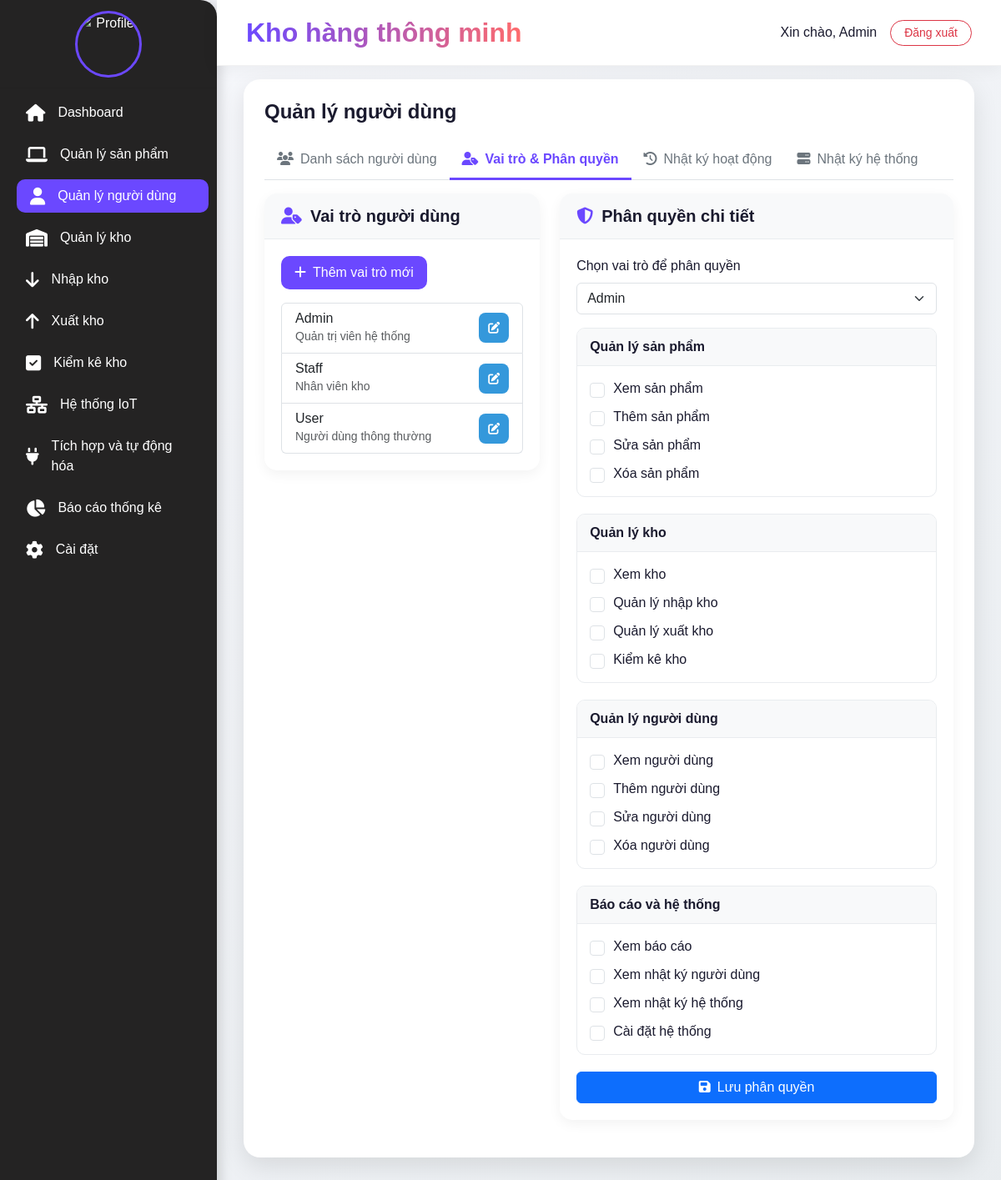
The app's page /admin.php?option=nhanvien&tab=roles (signed in) with its own data.
### tables this page shows
CREATE TABLE `roles` (
  `role_id` int(11) NOT NULL,
  `role_name` varchar(50) NOT NULL,
  `description` text DEFAULT NULL,
  `created_at` timestamp NOT NULL DEFAULT current_timestamp()
);

### controllers/nguoidung_controller.php (called while the page is built, shortened)
<?php
$stmt = $pdo->query("SELECT * FROM roles ORDER BY role_id");
$roles = $stmt->fetchAll();
$active_tab = isset($_GET['tab']) ? $_GET['tab'] : 'users';
?>

### views/nguoidung.php (the view, shortened to what this page needs)
<?php
    include 'controllers/nguoidung_controller.php';
?>
<div class="container-fluid">
    <div class="function-container">
        <h1 class="page-title">Quản lý người dùng</h1>
        <ul class="nav nav-tabs mb-3" id="userTabs">
            <li class="nav-item">
                <a class="nav-link <?php echo $active_tab == 'users' ? 'active' : ''; ?>" href="?option=nhanvien&tab=users">
                    <i class="fas fa-users me-2"></i>Danh sách người dùng
                </a>
            </li>
            <li class="nav-item">
                <a class="nav-link <?php echo $active_tab == 'roles' ? 'active' : ''; ?>" href="?option=nhanvien&tab=roles">
                    <i class="fas fa-user-tag me-2"></i>Vai trò & Phân quyền
                </a>
            </li>
            <li class="nav-item">
                <a class="nav-link <?php echo $active_tab == 'logs' ? 'active' : ''; ?>" href="?option=nhanvien&tab=logs">
                    <i class="fas fa-history me-2"></i>Nhật ký hoạt động
                </a>
            </li>
            <li class="nav-item">
                <a class="nav-link <?php echo $active_tab == 'system_logs' ? 'active' : ''; ?>" href="?option=nhanvien&tab=system_logs">
                    <i class="fas fa-server me-2"></i>Nhật ký hệ thống
                </a>
            </li>
        </ul>
        <div class="tab-content">
            <?php if ($active_tab == 'roles'): ?>
            <div class="tab-pane fade show active">
                <div class="row">
                    <div class="col-md-5">
                        <div class="settings-card mb-3">
                            <div class="settings-card-header">
                                <h5 class="settings-card-title">
                                    <i class="fas fa-user-tag"></i> Vai trò người dùng
                                </h5>
                            </div>
                            <div class="settings-card-body">
                                <button class="btn btn-add mb-3" data-bs-toggle="modal" data-bs-target="#addRoleModal">
                                    <i class="fas fa-plus me-2"></i>Thêm vai trò mới
                                </button>
                                <div class="list-group">
                                    <?php foreach ($roles as $role): ?>
                                    <div class="list-group-item d-flex justify-content-between align-items-center">
                                        <div>
                                            <h6 class="mb-0"><?php echo htmlspecialchars($role['role_name']); ?></h6>
                                            <small class="text-muted"><?php echo htmlspecialchars($role['description']); ?></small>
                                        </div>
                                        <div class="action-buttons">
                                            <button class="btn btn-sm btn-edit" data-bs-toggle="modal" data-bs-target="#editRoleModal"
                                                    data-id="<?php echo $role['role_id']; ?>"
                                                    data-name="<?php echo htmlspecialchars($role['role_name']); ?>"
                                                    data-description="<?php echo htmlspecialchars($role['description']); ?>">
                                                <i class="fas fa-edit"></i>
                                            </button>
                                        </div>
                                    </div>
                                    <?php endforeach; ?>
                                </div>
                            </div>
                        </div>
                    </div>
                    <div class="col-md-7">
                        <div class="settings-card">
                            <div class="settings-card-header">
                                <h5 class="settings-card-title">
                                    <i class="fas fa-shield-alt"></i> Phân quyền chi tiết
                                </h5>
                            </div>
                            <div class="settings-card-body">
                                <form method="post" action="">
                                    <div class="mb-3">
                                        <label for="permissionRole" class="form-label">Chọn vai trò để phân quyền</label>
                                        <select class="form-select" id="permissionRole" name="permission_role_id">
                                            <?php foreach ($roles as $role): ?>
                                            <option value="<?php echo $role['role_id']; ?>"><?php echo htmlspecialchars($role['role_name']); ?></option>
                                            <?php endforeach; ?>
                                        </select>
                                    </div>
                                    <div class="permission-group">
                                        <div class="permission-header">
                                            Quản lý sản phẩm
                                        </div>
                                        <div class="permission-body">
                                            <div class="permission-item">
                                                <input class="form-check-input" type="checkbox" id="perm_view_products">
                                                <label class="form-check-label" for="perm_view_products">Xem sản phẩm</label>
                                            </div>
                                            <div class="permission-item">
                                                <input class="form-check-input" type="checkbox" id="perm_add_products">
                                                <label class="form-check-label" for="perm_add_products">Thêm sản phẩm</label>
                                            </div>
                                            <div class="permission-item">
                                                <input class="form-check-input" type="checkbox" id="perm_edit_products">
                                                <label class="form-check-label" for="perm_edit_products">Sửa sản phẩm</label>
                                            </div>
                                            <div class="permission-item">
                                                <input class="form-check-input" type="checkbox" id="perm_delete_products">
                                                <label class="form-check-label" for="perm_delete_products">Xóa sản phẩm</label>
                                            </div>
                                        </div>
                                    </div>
                                    <div class="permission-group">
                                        <div class="permission-header">
                                            Quản lý kho
                                        </div>
                                        <div class="permission-body">
                                            <div class="permission-item">
                                                <input class="form-check-input" type="checkbox" id="perm_view_inventory">
                                                <label class="form-check-label" for="perm_view_inventory">Xem kho</label>
                                            </div>
                                            <div class="permission-item">
                                                <input class="form-check-input" type="checkbox" id="perm_manage_import">
                                                <label class="form-check-label" for="perm_manage_import">Quản lý nhập kho</label>
                                            </div>
                                            <div class="permission-item">
                                                <input class="form-check-input" type="checkbox" id="perm_manage_export">
                                                <label class="form-check-label" for="perm_manage_export">Quản lý xuất kho</label>
                                            </div>
                                            <div class="permission-item">
                                                <input class="form-check-input" type="checkbox" id="perm_inventory_check">
                                                <label class="form-check-label" for="perm_inventory_check">Kiểm kê kho</label>
                                            </div>
                                        </div>
                                    </div>
                                    <div class="permission-group">
                                        <div class="permission-header">
                                            Quản lý người dùng
                                        </div>
                                        <div class="permission-body">
                                            <div class="permission-item">
                                                <input class="form-check-input" type="checkbox" id="perm_view_users">
                                                <label class="form-check-label" for="perm_view_users">Xem người dùng</label>
                                            </div>
                                            <div class="permission-item">
                                                <input class="form-check-input" type="checkbox" id="perm_add_users">
                                                <label class="form-check-label" for="perm_add_users">Thêm người dùng</label>
                                            </div>
                                            <div class="permission-item">
                                                <input class="form-check-input" type="checkbox" id="perm_edit_users">
                                                <label class="form-check-label" for="perm_edit_users">Sửa người dùng</label>
                                            </div>
                                            <div class="permission-item">
                                                <input class="form-check-input" type="checkbox" id="perm_delete_users">
                                                <label class="form-check-label" for="perm_delete_users">Xóa người dùng</label>
                                            </div>
                                        </div>
                                    </div>
                                    <div class="permission-group">
                                        <div class="permission-header">
                                            Báo cáo và hệ thống
                                        </div>
                                        <div class="permission-body">
                                            <div class="permission-item">
                                                <input class="form-check-input" type="checkbox" id="perm_view_reports">
                                                <label class="form-check-label" for="perm_view_reports">Xem báo cáo</label>
                                            </div>
                                            <div class="permission-item">
                                                <input class="form-check-input" type="checkbox" id="perm_view_logs">
                                                <label class="form-check-label" for="perm_view_logs">Xem nhật ký người dùng</label>
                                            </div>
                                            <div class="permission-item">
                                                <input class="form-check-input" type="checkbox" id="perm_view_system_logs">
                                                <label class="form-check-label" for="perm_view_system_logs">Xem nhật ký hệ thống</label>
                                            </div>
                                            <div class="permission-item">
                                                <input class="form-check-input" type="checkbox" id="perm_system_settings">
                                                <label class="form-check-label" for="perm_system_settings">Cài đặt hệ thống</label>
                                            </div>
                                        </div>
                                    </div>
                                    <div class="d-grid mt-3">
                                        <button type="submit" name="save_permissions" class="btn btn-primary">
                                            <i class="fas fa-save me-2"></i>Lưu phân quyền
                                        </button>
                                    </div>
                                </form>
                            </div>
                        </div>
                    </div>
                </div>
            </div>
            <?php endif; ?>
        </div>
    </div>
</div>

### css/admin.css (style rules this page uses)
:root { --primary-color: #6b48ff; --secondary-color: #f8f9fd; --accent-color: #ff6b6b; --text-color: #1a1a2e; --sidebar-width: 260px; }
body { font-family: 'Inter', sans-serif; background: linear-gradient(135deg, var(--secondary-color), #e8ecef); color: var(--text-color); overflow-x: hidden; }

### css/chucnang.css (style rules this page uses)
.function-container { background: #fff; border-radius: 20px; box-shadow: 0 10px 30px rgba(0,0,0,0.1); padding: 25px; margin-bottom: 30px; }
.page-title { font-size: 1.5rem; font-weight: 700; margin-bottom: 20px; color: var(--text-color); }
.action-buttons { display: flex; gap: 10px; }
.btn-add { background: var(--primary-color); color: white; border: none; border-radius: 10px; padding: 8px 16px; transition: all 0.3s ease; }
.btn-edit, .btn-delete, .btn-toggle { border: none; border-radius: 8px; width: 36px; height: 36px; display: flex; align-items: center; justify-content: center; transition: all 0.3s ease; }
.btn-edit { background-color: #3498db; color: white; }
.form-check-input { width: 18px; height: 18px; }
.settings-card { border-radius: 15px; box-shadow: 0 5px 15px rgba(0,0,0,0.05); transition: all 0.3s ease; margin-bottom: 20px; }
.settings-card-header { background-color: #f8f9fa; border-bottom: 1px solid #e9ecef; padding: 15px 20px; border-top-left-radius: 15px; border-top-right-radius: 15px; }
.settings-card-title { margin: 0; font-weight: 600; color: var(--text-color); display: flex; align-items: center; }
.settings-card-title i { margin-right: 10px; color: var(--primary-color); }
.settings-card-body { padding: 20px; }
.nav-tabs .nav-link { border: none; border-bottom: 3px solid transparent; border-radius: 0; color: #6c757d; font-weight: 500; padding: 10px 15px; transition: all 0.3s ease; }
.nav-tabs .nav-link.active { border-bottom: 3px solid var(--primary-color); color: var(--primary-color); font-weight: 600; }
.permission-group { margin-bottom: 20px; border: 1px solid #e9ecef; border-radius: 10px; overflow: hidden; }
.permission-header { background-color: #f8f9fa; padding: 10px 15px; border-bottom: 1px solid #e9ecef; font-weight: 600; }
.permission-body { padding: 15px; }
.permission-item { display: flex; align-items: center; margin-bottom: 10px; }
.permission-item:last-child { margin-bottom: 0; }
.permission-item .form-check-label { margin-left: 10px; }

### records on screen
roles: role_name "Admin", description "Quản trị viên hệ thống"
roles: role_name "Staff", description "Nhân viên kho"
roles: role_name "User", description "Người dùng thông thường"

### other values on screen
form field permission_role_id "Admin"
